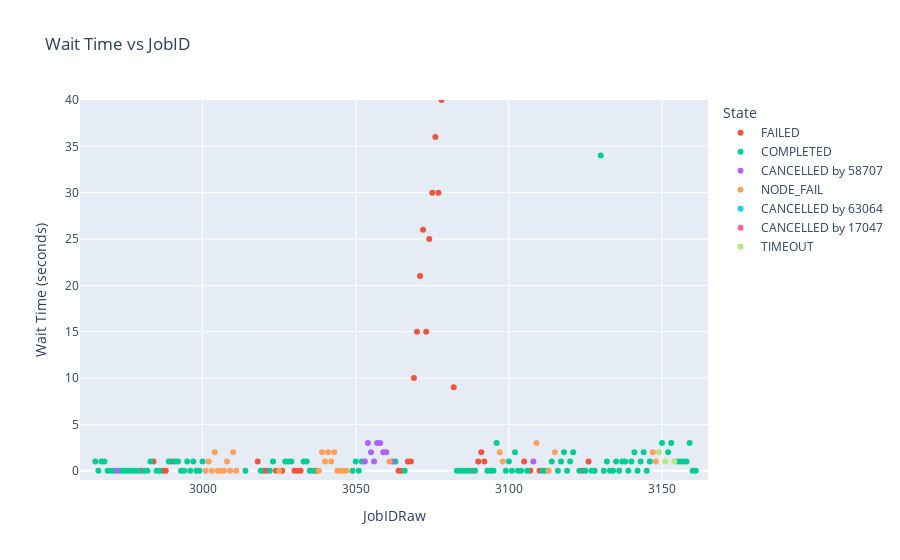

The notebook cell saved with this chart:
### Code cell
import pandas as pd
import plotly.express as px
import plotly.io as pio

data = pd.read_csv("../Data/Slurm-data-2.csv")
data.columns = ['UID','GID','JobIDRaw','Group','Account','JobName','TimelimitRaw','Submit','Start','End','State','ExitCode',
                'ReservationId','Reservation','Priority','Eligible','Constraints','SystemCPU','CPUTimeRAW','ElapsedRaw',
                'Layout','NTasks','QOSREQ','QOS','Restarts','WorkDir','ConsumedEnergyRaw','FailedNode','AveDiskRead',
                'AveDiskWrite','MaxDiskRead','MaxDiskWrite','Partition','Reason','Suspended','AllocNodes','AveRSS','MaxRSS',
                'DerivedExitCode','AveVMSize','MaxVMSize','ReqMem','ReqNodes','NNodes','Planned','PlannedCPURAW','NCPUS',
                'UserCPU','ReqCPUS','TotalCPU','TRESUsageInTot','TRESUsageOutTot','ReqTRES','AllocTRES','TRESUsageInMax',
                'TRESUsageOutMax','Flags','Comment','SystemComment','AdminComment']

data = data.dropna(subset=['JobIDRaw', 'Submit', 'Start'])

#Verify no missing values in JobIDRaw, Submit, Start
#print(data.shape)
#nan_columns = data.columns[data.isna().any()]
#print(data[nan_columns])

#Removes Na values in JobIDRaw, Submit, Start
data = data.sort_values(by=['JobIDRaw'], ascending=True)

#Errors=coerce removes invalid dates that are not NaNs
data['Start'] = pd.to_datetime(data["Start"], format='%Y-%m-%dT%H:%M:%S', errors='coerce')
data['Start'] = (data["Start"] - pd.Timestamp('1970-01-01')) // pd.Timedelta('1s')
data['Submit'] = pd.to_datetime(data['Submit'], format='%Y-%m-%dT%H:%M:%S', errors='coerce')
data['Submit'] = (data['Submit'] - pd.Timestamp('1970-01-01')) // pd.Timedelta('1s')

wait_times = []

for i in range(len(data)):
    wait = data.iloc[i]['Start'] - data.iloc[i]['Submit']
    wait_times.append(wait)

plot = px.scatter(data, x=data['JobIDRaw'], y=wait_times, color=data['State'],
                    title='Wait Time vs JobID',
                    labels={'x': 'JobID Time', 'y': 'Wait Time (seconds)'},
                    color_discrete_map={'timeout': 'black'})

#Can add lots of color,opacity, size, shape info to the datapoints
plot.update_traces(marker=dict(size=6))
plot.update_layout(xaxis=dict(range=[2960, 3165]))
plot.update_layout(yaxis=dict(range=[-1, 40]))
plot.show()

plot.write_html("Slurm-Data-2-plot.html")

#Also, can click and drag on the plot to zoom in on a specific area of the graph

### Figure 1 — Plotly figure (JSON) as saved in the notebook; plotly's stock layout.template omitted (floating-point values rounded to 4 significant figures)
{"data": [{"hovertemplate": "State=FAILED<br>JobIDRaw=%{x}<br>Wait Time (seconds)=%{y}<extra></extra>", "legendgroup": "FAILED", "marker": {"color": "#EF553B", "size": 6, "symbol": "circle"}, "mode": "markers", "name": "FAILED", "orientation": "v", "showlegend": true, "type": "scatter", "x": [20, 21, 22, 23, 2980, 2984, 2987, 2988, 2990, 3018, 3020, 3021, 3024, 3026, 3030, 3031, 3032, 3037, 3064, 3065, 3067, 3068, 3069, 3070, 3071, 3072, 3073, 3074, 3075, 3076, 3077, 3078, 3079, 3080, 3081, 3082, 3088, 3090, 3091, 3092, 3105, 3107, 3110, 3124, 3126], "xaxis": "x", "y": [77.0, 0.0, 0.0, 0.0, 0.0, 1.0, 0.0, 0.0, 1.0, 1.0, 0.0, 0.0, 0.0, 0.0, 0.0, 0.0, 0.0, 0.0, 0.0, 0.0, 1.0, 1.0, 10.0, 15.0, 21.0, 26.0, 15.0, 25.0, 30.0, 36.0, 30.0, 40.0, 45.0, 44.0, 53.0, 9.0, 0.0, 1.0, 2.0, 1.0, 1.0, 0.0, 0.0, 0.0, 1.0], "yaxis": "y"}, {"hovertemplate": "State=COMPLETED<br>JobIDRaw=%{x}<br>Wait Time (seconds)=%{y}<extra></extra>", "legendgroup": "COMPLETED", "marker": {"color": "#00cc96", "size": 6, "symbol": "circle"}, "mode": "markers", "name": "COMPLETED", "orientation": "v", "showlegend": true, "type": "scatter", "x": [24, 25, 2965, 2966, 2967, 2968, 2969, 2970, 2971, 2973, 2974, 2975, 2976, 2977, 2978, 2979, 2981, 2982, 2983, 2985, 2986, 2989, 2991, 2992, 2993, 2994, 2995, 2996, 2997, 2998, 2999, 3000, 3014, 3019, 3022, 3023, 3027, 3028, 3029, 3033, 3034, 3035, 3036, 3049, 3050, 3051, 3052, 3063, 3066, 3083, 3084, 3085, 3086, 3087, 3089, 3093, 3094, 3095, 3096, 3099, 3100, 3101, 3102, 3103, 3104, 3106, 3111, 3112, 3114, 3116, 3117, 3118, 3119, 3120, 3121, 3123, 3125, 3127, 3128, 3130, 3131, 3132, 3133, 3134, 3135, 3136, 3137, 3138, 3139, 3140, 3141, 3142, 3143, 3144, 3145, 3146, 3150, 3152, 3153, 3155, 3156, 3157, 3158, 3159, 3160, 3161], "xaxis": "x", "y": [16.0, 0.0, 1.0, 0.0, 1.0, 1.0, 0.0, 0.0, 0.0, 0.0, 0.0, 0.0, 0.0, 0.0, 0.0, 0.0, 0.0, 0.0, 1.0, 0.0, 0.0, 1.0, 1.0, 1.0, 0.0, 0.0, 1.0, 0.0, 1.0, 0.0, 0.0, 1.0, 0.0, 0.0, 0.0, 1.0, 1.0, 1.0, 1.0, 1.0, 1.0, 0.0, 0.0, 0.0, 1.0, 0.0, 1.0, 1.0, 0.0, 0.0, 0.0, 0.0, 0.0, 0.0, 0.0, 0.0, 0.0, 0.0, 3.0, 0.0, 1.0, 0.0, 2.0, 0.0, 0.0, 0.0, 0.0, 0.0, 1.0, 0.0, 1.0, 2.0, 0.0, 1.0, 2.0, 0.0, 0.0, 0.0, 0.0, 34.0, 0.0, 1.0, 0.0, 0.0, 1.0, 0.0, 1.0, 1.0, 0.0, 1.0, 2.0, 0.0, 1.0, 2.0, 0.0, 1.0, 3.0, 2.0, 3.0, 1.0, 1.0, 1.0, 1.0, 3.0, 0.0, 0.0], "yaxis": "y"}, {"hovertemplate": "State=CANCELLED by 58707<br>JobIDRaw=%{x}<br>Wait Time (seconds)=%{y}<extra></extra>", "legendgroup": "CANCELLED by 58707", "marker": {"color": "#ab63fa", "size": 6, "symbol": "circle"}, "mode": "markers", "name": "CANCELLED by 58707", "orientation": "v", "showlegend": true, "type": "scatter", "x": [2972, 3012, 3048, 3053, 3054, 3055, 3056, 3057, 3058, 3059, 3060, 3062, 3108, 3122], "xaxis": "x", "y": [0.0, NaN, NaN, 1.0, 3.0, 2.0, 1.0, 3.0, 3.0, 2.0, 2.0, 1.0, 1.0, NaN], "yaxis": "y"}, {"hovertemplate": "State=NODE_FAIL<br>JobIDRaw=%{x}<br>Wait Time (seconds)=%{y}<extra></extra>", "legendgroup": "NODE_FAIL", "marker": {"color": "#FFA15A", "size": 6, "symbol": "circle"}, "mode": "markers", "name": "NODE_FAIL", "orientation": "v", "showlegend": true, "type": "scatter", "x": [3001, 3002, 3003, 3004, 3005, 3006, 3007, 3008, 3009, 3010, 3011, 3025, 3038, 3039, 3040, 3041, 3042, 3043, 3044, 3045, 3046, 3047, 3061, 3097, 3098, 3109, 3113, 3115, 3147, 3148], "xaxis": "x", "y": [0.0, 1.0, 0.0, 2.0, 0.0, 0.0, 0.0, 1.0, 0.0, 2.0, 0.0, 0.0, 0.0, 2.0, 1.0, 2.0, 1.0, 2.0, 0.0, 0.0, 0.0, 0.0, 1.0, 2.0, 1.0, 3.0, 0.0, 2.0, 2.0, 1.0], "yaxis": "y"}, {"hovertemplate": "State=CANCELLED by 63064<br>JobIDRaw=%{x}<br>Wait Time (seconds)=%{y}<extra></extra>", "legendgroup": "CANCELLED by 63064", "marker": {"color": "#19d3f3", "size": 6, "symbol": "circle"}, "mode": "markers", "name": "CANCELLED by 63064", "orientation": "v", "showlegend": true, "type": "scatter", "x": [3013], "xaxis": "x", "y": [NaN], "yaxis": "y"}, {"hovertemplate": "State=CANCELLED by 17047<br>JobIDRaw=%{x}<br>Wait Time (seconds)=%{y}<extra></extra>", "legendgroup": "CANCELLED by 17047", "marker": {"color": "#FF6692", "size": 6, "symbol": "circle"}, "mode": "markers", "name": "CANCELLED by 17047", "orientation": "v", "showlegend": true, "type": "scatter", "x": [3129], "xaxis": "x", "y": [NaN], "yaxis": "y"}, {"hovertemplate": "State=TIMEOUT<br>JobIDRaw=%{x}<br>Wait Time (seconds)=%{y}<extra></extra>", "legendgroup": "TIMEOUT", "marker": {"color": "#B6E880", "size": 6, "symbol": "circle"}, "mode": "markers", "name": "TIMEOUT", "orientation": "v", "showlegend": true, "type": "scatter", "x": [3149, 3151, 3154], "xaxis": "x", "y": [2.0, 1.0, 1.0], "yaxis": "y"}], "layout": {"legend": {"title": {"text": "State"}, "tracegroupgap": 0}, "title": {"text": "Wait Time vs JobID"}, "xaxis": {"anchor": "y", "domain": [0, 1], "range": [2960, 3165], "title": {"text": "JobIDRaw"}}, "yaxis": {"anchor": "x", "domain": [0, 1], "range": [-1, 40], "title": {"text": "Wait Time (seconds)"}}}}
